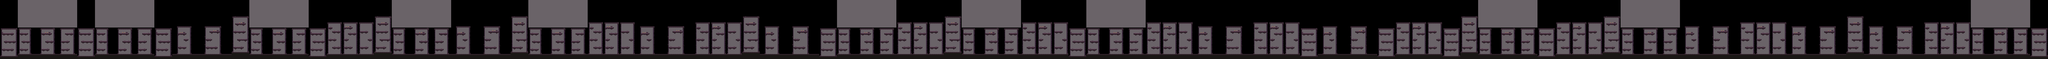

This is a level from a 2D game, rendered from its Tiled map with the project's own tilesets. A one-line summary and the map file follow, with tile-layer data summarised:
An orthogonal 1035x30 tile map with 32x32 px tiles, 1 tile layer (Tiles_lay_1), 2 tilesets and 501 objects.

<map version="1.9" tiledversion="1.9.2" orientation="orthogonal" renderorder="right-down" width="1035" height="30" tilewidth="32" tileheight="32" infinite="0" nextlayerid="3" nextobjectid="20000">
 <tileset firstgid="1" source="../dark city tileset 1.tsx" />
 <tileset firstgid="1001" source="../inside_tileset1.tsx" />
 <layer id="1" name="Tiles_lay_1" width="1035" height="30">
  <data>[31050 cells, 20153 non-empty, 116 distinct tile ids]</data>
 </layer>
 <objectgroup id="2" name="Objects">
  <object id="1" x="0" y="0">
   <polyline points="0,0 33120,0 33120,960 0,960 0,0" />
  </object>
  <object id="2" x="0.0" y="913">
   <polyline points="0,0 288,0" />
  </object>
  <object id="3" x="256.0" y="913">
   <polyline points="0,0 0,-433 -224,-433 -224,0" />
  </object>
  <object id="4" x="32.0" y="544">
   <polyline points="0,0 192,0" />
  </object>
  <object id="5" x="256.0" y="672">
   <polyline points="0,0 -192,0" />
  </object>
  <object id="6" x="224.0" y="800">
   <polyline points="0,0 -192,0" />
  </object>
  <object id="7" x="1184.0" y="896">
   <polyline points="0,0 0,-416 -192,-416 -192,0" />
  </object>
  <object id="8" x="864.0" y="896">
   <polyline points="0,0 0,-416 -192,-416 -192,0" />
  </object>
  <object id="9" x="480.0" y="896">
   <polyline points="0,0 0,-416 -160,-416 -160,0" />
  </object>
  <object id="10" x="288.0" y="896">
   <polyline points="0,0 960,0" />
  </object>
  <object id="11" x="448.0" y="800">
   <polyline points="0,0 -128,0" />
  </object>
  <object id="12" x="352.0" y="672">
   <polyline points="0,0 128,0" />
  </object>
  <object id="13" x="448.0" y="544">
   <polyline points="0,0 -128,0" />
  </object>
  <object id="14" x="1120.0" y="800">
   <polyline points="0,0 -128,0" />
  </object>
  <object id="15" x="1120.0" y="672">
   <polyline points="0,0 -128,0" />
  </object>
  <object id="16" x="1056.0" y="544">
   <polyline points="0,0 128,0" />
  </object>
  <object id="17" x="832.0" y="544">
   <polyline points="0,0 -160,0" />
  </object>
  <object id="18" x="736.0" y="672">
   <polyline points="0,0 128,0" />
  </object>
  <object id="19" x="800.0" y="800">
   <polyline points="0,0 -128,0" />
  </object>
  <object id="20" x="1248.0" y="913">
   <polyline points="0,0 288,0" />
  </object>
  <object id="21" x="1504.0" y="913">
   <polyline points="0,0 0,-433 -224,-433 -224,0" />
  </object>
  <object id="22" x="1280.0" y="544">
   <polyline points="0,0 192,0" />
  </object>
  <object id="23" x="1504.0" y="672">
   <polyline points="0,0 -192,0" />
  </object>
  <object id="24" x="1472.0" y="800">
   <polyline points="0,0 -192,0" />
  </object>
  <object id="25" x="2432.0" y="896">
   <polyline points="0,0 0,-416 -192,-416 -192,0" />
  </object>
  <object id="26" x="2112.0" y="896">
   <polyline points="0,0 0,-416 -192,-416 -192,0" />
  </object>
  <object id="27" x="1728.0" y="896">
   <polyline points="0,0 0,-416 -160,-416 -160,0" />
  </object>
  <object id="28" x="1536.0" y="896">
   <polyline points="0,0 960,0" />
  </object>
  <object id="29" x="1696.0" y="800">
   <polyline points="0,0 -128,0" />
  </object>
  <object id="30" x="1600.0" y="672">
   <polyline points="0,0 128,0" />
  </object>
  <object id="31" x="1696.0" y="544">
   <polyline points="0,0 -128,0" />
  </object>
  <object id="32" x="2368.0" y="800">
   <polyline points="0,0 -128,0" />
  </object>
  <object id="33" x="2368.0" y="672">
   <polyline points="0,0 -128,0" />
  </object>
  <object id="34" x="2304.0" y="544">
   <polyline points="0,0 128,0" />
  </object>
  <object id="35" x="2080.0" y="544">
   <polyline points="0,0 -160,0" />
  </object>
  <object id="36" x="1984.0" y="672">
   <polyline points="0,0 128,0" />
  </object>
  <object id="37" x="2048.0" y="800">
   <polyline points="0,0 -128,0" />
  </object>
  <object id="38" x="2496.0" y="913">
   <polyline points="0,0 288,0" />
  </object>
  <object id="39" x="2752.0" y="913">
   <polyline points="0,0 0,-433 -224,-433 -224,0" />
  </object>
  <object id="40" x="2528.0" y="544">
   <polyline points="0,0 192,0" />
  </object>
  <object id="41" x="2752.0" y="672">
   <polyline points="0,0 -192,0" />
  </object>
  <object id="42" x="2720.0" y="800">
   <polyline points="0,0 -192,0" />
  </object>
  <object id="43" x="3424.0" y="640">
   <polyline points="0,0 -96,0" />
  </object>
  <object id="44" x="3392.0" y="512">
   <polyline points="0,0 160,0" />
  </object>
  <object id="45" x="3520.0" y="768">
   <polyline points="0,0 -192,0" />
  </object>
  <object id="46" x="2880.0" y="768">
   <polyline points="0,0 128,0" />
  </object>
  <object id="47" x="2976.0" y="640">
   <polyline points="0,0 64,0" />
  </object>
  <object id="48" x="3008.0" y="544">
   <polyline points="0,0 -128,0" />
  </object>
  <object id="49" x="2784.0" y="881">
   <polyline points="0,0 960,0" />
  </object>
  <object id="50" x="3072.0" y="881">
   <polyline points="0,0 0,-433 -192,-433 -192,0" />
  </object>
  <object id="51" x="3328.0" y="880">
   <polyline points="0,0 0,-432 224,-432 224.667,0.666667" />
  </object>
  <object id="52" x="3810.0" y="473">
   <polyline points="0,-96 158,-96" />
  </object>
  <object id="53" x="3968.0" y="601">
   <polyline points="0,-96 -192,-96" />
  </object>
  <object id="54" x="3840.0" y="730">
   <polyline points="0,-96 160,-96" />
  </object>
  <object id="55" x="3934.0" y="858">
   <polyline points="0,-96 -158,-96" />
  </object>
  <object id="56" x="3744.0" y="943">
   <polyline points="0,-96 288,-96" />
  </object>
  <object id="57" x="3776.0" y="944">
   <polyline points="0,-96 0,-656" />
  </object>
  <object id="58" x="3776.0" y="-96">
   <polyline points="0,384 224,384 224,943" />
  </object>
  <object id="59" x="4928.0" y="896">
   <polyline points="0,0 0,-416 -192,-416 -192,0" />
  </object>
  <object id="60" x="4608.0" y="896">
   <polyline points="0,0 0,-416 -192,-416 -192,0" />
  </object>
  <object id="61" x="4224.0" y="896">
   <polyline points="0,0 0,-416 -160,-416 -160,0" />
  </object>
  </objectgroup>
</map>
<!-- 440 of 501 objects omitted -->
